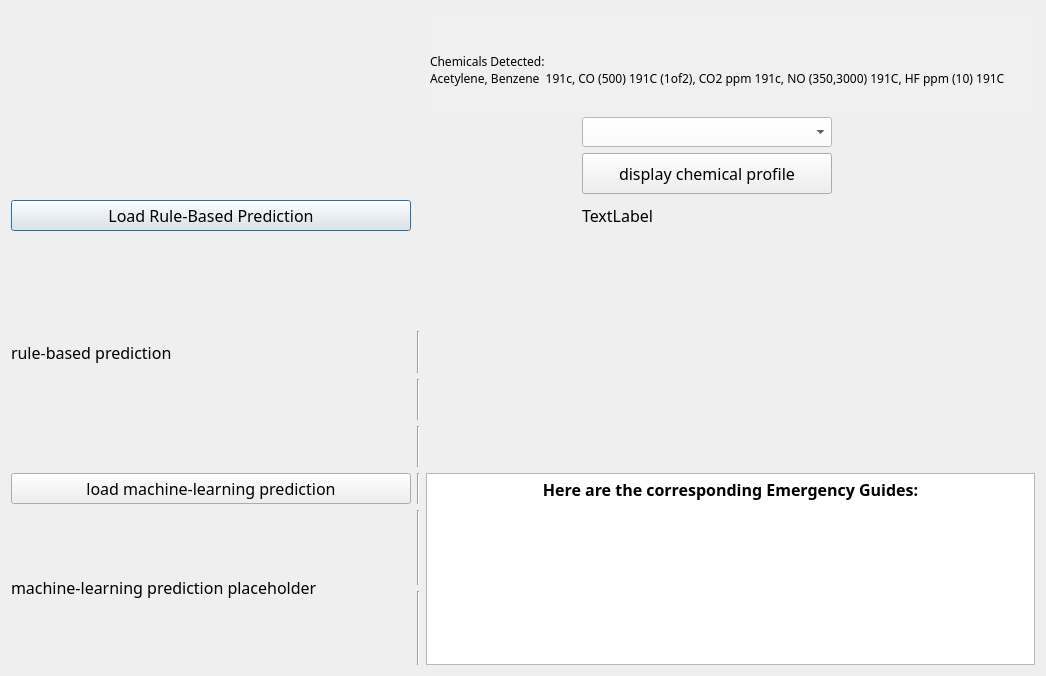
<?xml version="1.0" encoding="UTF-8"?>
<ui version="4.0">
 <class>SecDialog</class>
 <widget class="QDialog" name="SecDialog">
  <property name="geometry">
   <rect>
    <x>0</x>
    <y>0</y>
    <width>1046</width>
    <height>676</height>
   </rect>
  </property>
  <property name="font">
   <font>
    <family>Centaur</family>
    <pointsize>12</pointsize>
    <weight>50</weight>
    <italic>false</italic>
    <bold>false</bold>
   </font>
  </property>
  <property name="windowTitle">
   <string>Dialog</string>
  </property>
  <property name="styleSheet">
   <string notr="true">
font: 12pt &quot;Centaur&quot;;</string>
  </property>
  <layout class="QGridLayout" name="gridLayout_2">
   <item row="0" column="0">
    <layout class="QGridLayout" name="gridLayout">
     <property name="sizeConstraint">
      <enum>QLayout::SetDefaultConstraint</enum>
     </property>
     <property name="horizontalSpacing">
      <number>6</number>
     </property>
     <item row="16" column="2">
      <widget class="Line" name="line_3">
       <property name="orientation">
        <enum>Qt::Vertical</enum>
       </property>
      </widget>
     </item>
     <item row="15" column="2">
      <widget class="Line" name="line">
       <property name="orientation">
        <enum>Qt::Vertical</enum>
       </property>
      </widget>
     </item>
     <item row="9" column="2">
      <widget class="Line" name="line_4">
       <property name="orientation">
        <enum>Qt::Vertical</enum>
       </property>
      </widget>
     </item>
     <item row="14" column="2">
      <widget class="Line" name="line_2">
       <property name="orientation">
        <enum>Qt::Vertical</enum>
       </property>
      </widget>
     </item>
     <item row="3" column="3" colspan="3">
      <widget class="QTextBrowser" name="DetectedText">
       <property name="sizePolicy">
        <sizepolicy hsizetype="Preferred" vsizetype="Preferred">
         <horstretch>0</horstretch>
         <verstretch>0</verstretch>
        </sizepolicy>
       </property>
       <property name="minimumSize">
        <size>
         <width>256</width>
         <height>100</height>
        </size>
       </property>
       <property name="maximumSize">
        <size>
         <width>16777215</width>
         <height>100</height>
        </size>
       </property>
       <property name="autoFillBackground">
        <bool>true</bool>
       </property>
       <property name="styleSheet">
        <string notr="true">background-color: rgb(240, 240, 240);border: none;</string>
       </property>
       <property name="html">
        <string>&lt;!DOCTYPE HTML PUBLIC &quot;-//W3C//DTD HTML 4.0//EN&quot; &quot;http://www.w3.org/TR/REC-html40/strict.dtd&quot;&gt;
&lt;html&gt;&lt;head&gt;&lt;meta name=&quot;qrichtext&quot; content=&quot;1&quot; /&gt;&lt;style type=&quot;text/css&quot;&gt;
p, li { white-space: pre-wrap; }
&lt;/style&gt;&lt;/head&gt;&lt;body style=&quot; font-family:'Centaur'; font-size:12pt; font-weight:400; font-style:normal;&quot;&gt;
&lt;p align=&quot;center&quot; style=&quot;-qt-paragraph-type:empty; margin-top:0px; margin-bottom:0px; margin-left:0px; margin-right:0px; -qt-block-indent:0; text-indent:0px; font-family:'MS Shell Dlg 2'; font-size:8.25pt;&quot;&gt;&lt;br /&gt;&lt;/p&gt;
&lt;p style=&quot; margin-top:0px; margin-bottom:0px; margin-left:0px; margin-right:0px; -qt-block-indent:0; text-indent:0px;&quot;&gt;&lt;span style=&quot; font-family:'MS Shell Dlg 2'; font-size:9pt; color:#000000;&quot;&gt;&lt;br /&gt;Chemicals Detected:&lt;/span&gt;&lt;/p&gt;
&lt;p style=&quot; margin-top:0px; margin-bottom:0px; margin-left:0px; margin-right:0px; -qt-block-indent:0; text-indent:0px;&quot;&gt;&lt;span style=&quot; font-family:'MS Shell Dlg 2'; font-size:9pt; color:#000000;&quot;&gt;Acetylene, Benzene  191c, CO (500) 191C (1of2), CO2 ppm 191c, NO (350,3000) 191C, HF ppm (10) 191C&lt;/span&gt;&lt;/p&gt;&lt;/body&gt;&lt;/html&gt;</string>
       </property>
      </widget>
     </item>
     <item row="8" column="3" colspan="3">
      <widget class="QLabel" name="label_3">
       <property name="text">
        <string/>
       </property>
      </widget>
     </item>
     <item row="15" column="0" rowspan="2" colspan="2">
      <widget class="QLabel" name="label_4">
       <property name="text">
        <string>machine-learning prediction placeholder</string>
       </property>
      </widget>
     </item>
     <item row="7" column="0" rowspan="5" colspan="2">
      <widget class="QLabel" name="label_5">
       <property name="text">
        <string>rule-based prediction</string>
       </property>
      </widget>
     </item>
     <item row="14" column="3" rowspan="3" colspan="3">
      <widget class="QTextBrowser" name="textBrowser">
       <property name="enabled">
        <bool>true</bool>
       </property>
       <property name="sizePolicy">
        <sizepolicy hsizetype="Preferred" vsizetype="Preferred">
         <horstretch>0</horstretch>
         <verstretch>0</verstretch>
        </sizepolicy>
       </property>
       <property name="html">
        <string>&lt;!DOCTYPE HTML PUBLIC &quot;-//W3C//DTD HTML 4.0//EN&quot; &quot;http://www.w3.org/TR/REC-html40/strict.dtd&quot;&gt;
&lt;html&gt;&lt;head&gt;&lt;meta name=&quot;qrichtext&quot; content=&quot;1&quot; /&gt;&lt;style type=&quot;text/css&quot;&gt;
p, li { white-space: pre-wrap; }
&lt;/style&gt;&lt;/head&gt;&lt;body style=&quot; font-family:'Centaur'; font-size:12pt; font-weight:400; font-style:normal;&quot;&gt;
&lt;p align=&quot;center&quot; style=&quot; margin-top:0px; margin-bottom:0px; margin-left:0px; margin-right:0px; -qt-block-indent:0; text-indent:0px;&quot;&gt;&lt;span style=&quot; font-family:'MS Shell Dlg 2'; font-weight:600;&quot;&gt;Here are the corresponding Emergency Guides:&lt;/span&gt;&lt;/p&gt;&lt;/body&gt;&lt;/html&gt;</string>
       </property>
      </widget>
     </item>
     <item row="4" column="4">
      <widget class="QComboBox" name="comboBox">
       <property name="sizePolicy">
        <sizepolicy hsizetype="Preferred" vsizetype="Preferred">
         <horstretch>0</horstretch>
         <verstretch>0</verstretch>
        </sizepolicy>
       </property>
       <property name="minimumSize">
        <size>
         <width>250</width>
         <height>30</height>
        </size>
       </property>
       <property name="maximumSize">
        <size>
         <width>120</width>
         <height>30</height>
        </size>
       </property>
       <property name="font">
        <font>
         <family>Centaur</family>
         <pointsize>12</pointsize>
         <weight>50</weight>
         <italic>false</italic>
         <bold>false</bold>
        </font>
       </property>
       <property name="styleSheet">
        <string notr="true">background: rgb(255, 255, 255)</string>
       </property>
      </widget>
     </item>
     <item row="9" column="3" rowspan="3">
      <widget class="QLabel" name="label">
       <property name="sizePolicy">
        <sizepolicy hsizetype="Preferred" vsizetype="Preferred">
         <horstretch>0</horstretch>
         <verstretch>0</verstretch>
        </sizepolicy>
       </property>
       <property name="maximumSize">
        <size>
         <width>150</width>
         <height>150</height>
        </size>
       </property>
       <property name="text">
        <string/>
       </property>
      </widget>
     </item>
     <item row="11" column="2">
      <widget class="Line" name="line_6">
       <property name="orientation">
        <enum>Qt::Vertical</enum>
       </property>
      </widget>
     </item>
     <item row="6" column="0" colspan="2">
      <widget class="QPushButton" name="pushButton_3">
       <property name="text">
        <string>Load Rule-Based Prediction</string>
       </property>
      </widget>
     </item>
     <item row="14" column="0" colspan="2">
      <widget class="QPushButton" name="pushButton_2">
       <property name="text">
        <string>load machine-learning prediction</string>
       </property>
      </widget>
     </item>
     <item row="10" column="2">
      <widget class="Line" name="line_5">
       <property name="orientation">
        <enum>Qt::Vertical</enum>
       </property>
      </widget>
     </item>
     <item row="5" column="4">
      <widget class="QPushButton" name="pushButton">
       <property name="sizePolicy">
        <sizepolicy hsizetype="Maximum" vsizetype="Maximum">
         <horstretch>0</horstretch>
         <verstretch>0</verstretch>
        </sizepolicy>
       </property>
       <property name="minimumSize">
        <size>
         <width>80</width>
         <height>0</height>
        </size>
       </property>
       <property name="maximumSize">
        <size>
         <width>250</width>
         <height>50</height>
        </size>
       </property>
       <property name="font">
        <font>
         <family>Centaur</family>
         <pointsize>12</pointsize>
         <weight>50</weight>
         <italic>false</italic>
         <bold>false</bold>
        </font>
       </property>
       <property name="styleSheet">
        <string notr="true"/>
       </property>
       <property name="text">
        <string>display chemical profile</string>
       </property>
      </widget>
     </item>
     <item row="6" column="4">
      <widget class="QLabel" name="label_2">
       <property name="text">
        <string>TextLabel</string>
       </property>
      </widget>
     </item>
    </layout>
   </item>
  </layout>
 </widget>
 <resources/>
 <connections/>
</ui>
